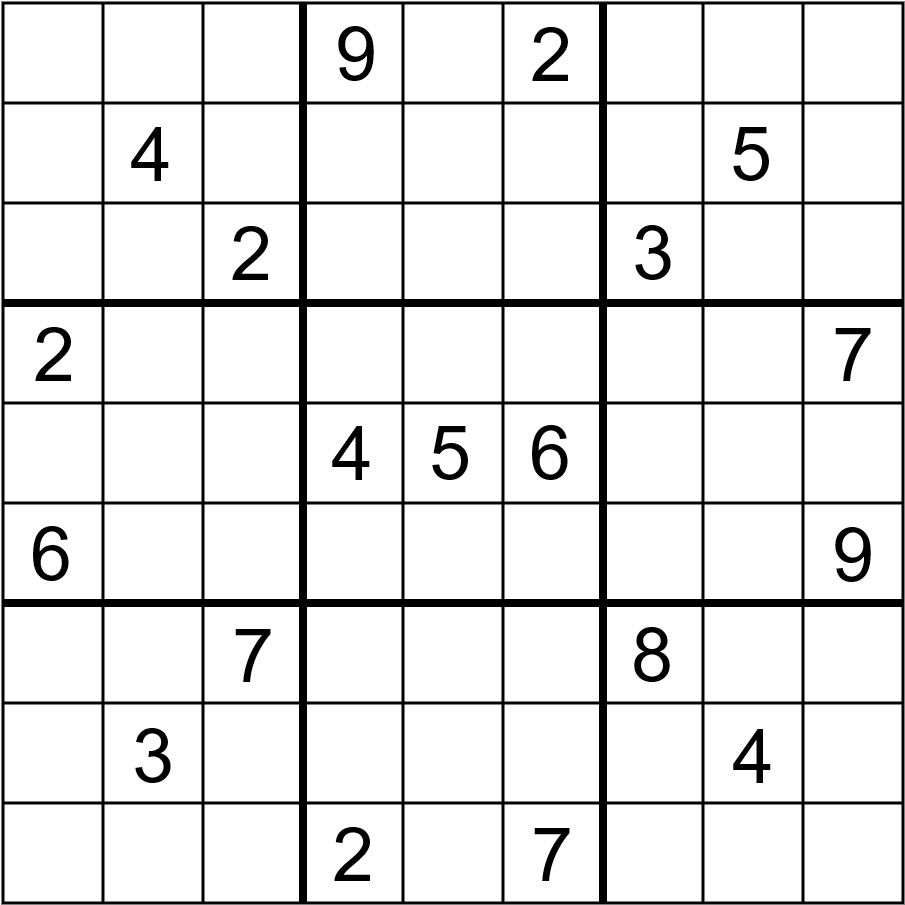
#> input picture images/sudoku.png, 905 x 905 px, found by its file name
$ python chapter_10.py   (older library calls are emulated)
#> lines starting #> are read from the running program, lines starting #| are printed output that depends on the picture
#GRADIENT - kenar algılamada kullanılır
import cv2
import matplotlib.pyplot as plt
import numpy as np

#
img = cv2.imread("sudoku.png",0)
#> img: shape (905, 905); min 0, max 255, mean 228.6

plt.figure(),plt.imshow(img , cmap = "gray"),plt.axis("off"),plt.title("Original image")

#x gradient
sobelx = cv2.Sobel(img , ddepth = cv2.CV_16S , dx = 1 ,dy = 0 , ksize=5)
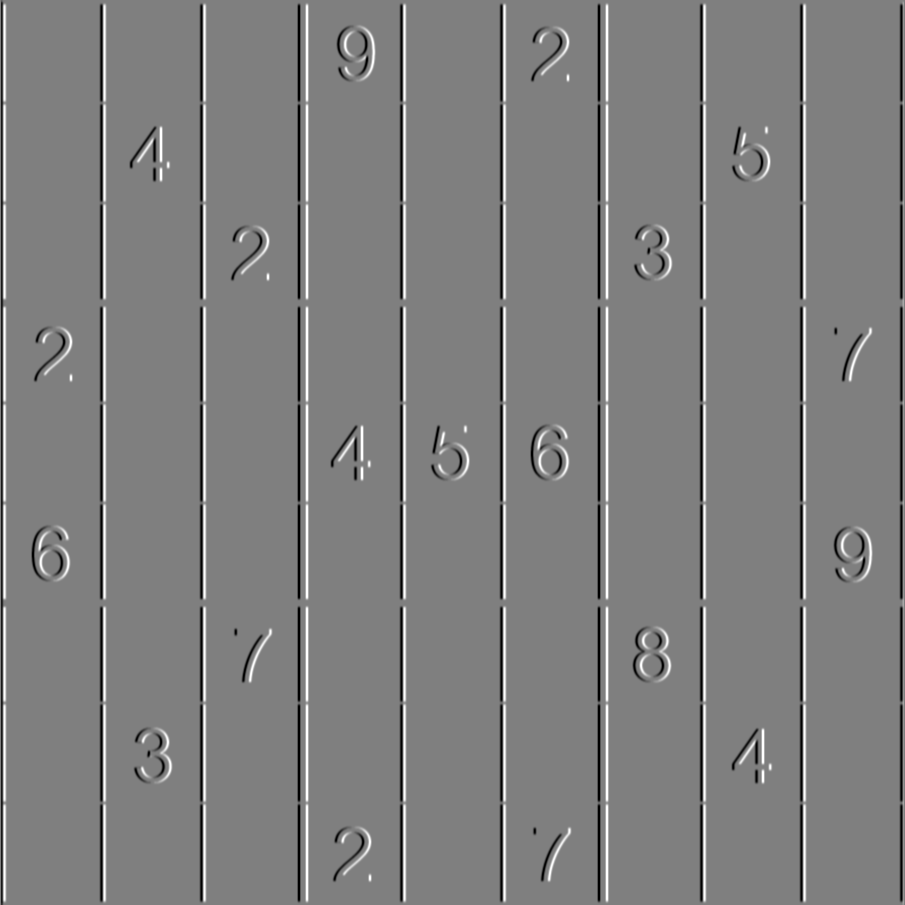
#> sobelx: shape (905, 905) int16; min -12240, max 12240, mean -15.4; drawn with min black and max white
plt.figure(),plt.imshow(sobelx , cmap = "gray"),plt.axis("off"),plt.title("Sobel X axis")


#y gradient
sobely = cv2.Sobel(img , ddepth = cv2.CV_16S , dx = 0 ,dy = 1 , ksize=5)
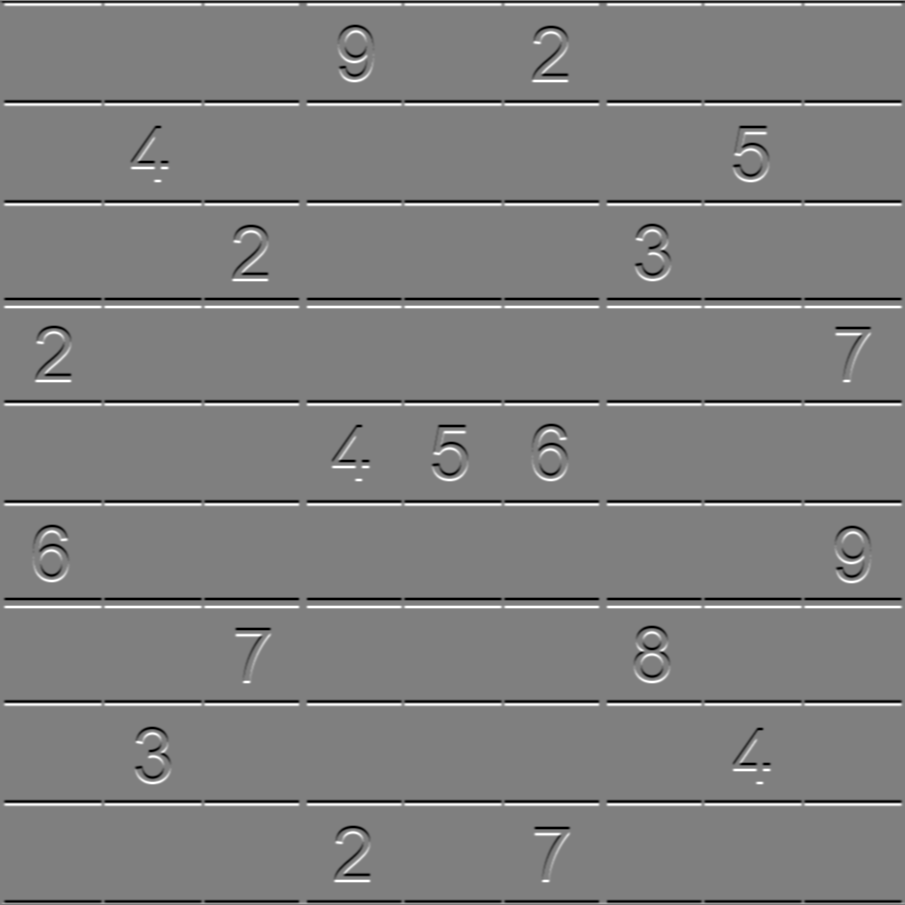
#> sobely: shape (905, 905) int16; min -12240, max 12240, mean -15.4; drawn with min black and max white
plt.figure(),plt.imshow(sobely , cmap = "gray"),plt.axis("off"),plt.title("Sobel Y axis")


#laplacian gradient
laplacian = cv2.Laplacian(img , ddepth = cv2.CV_16S)
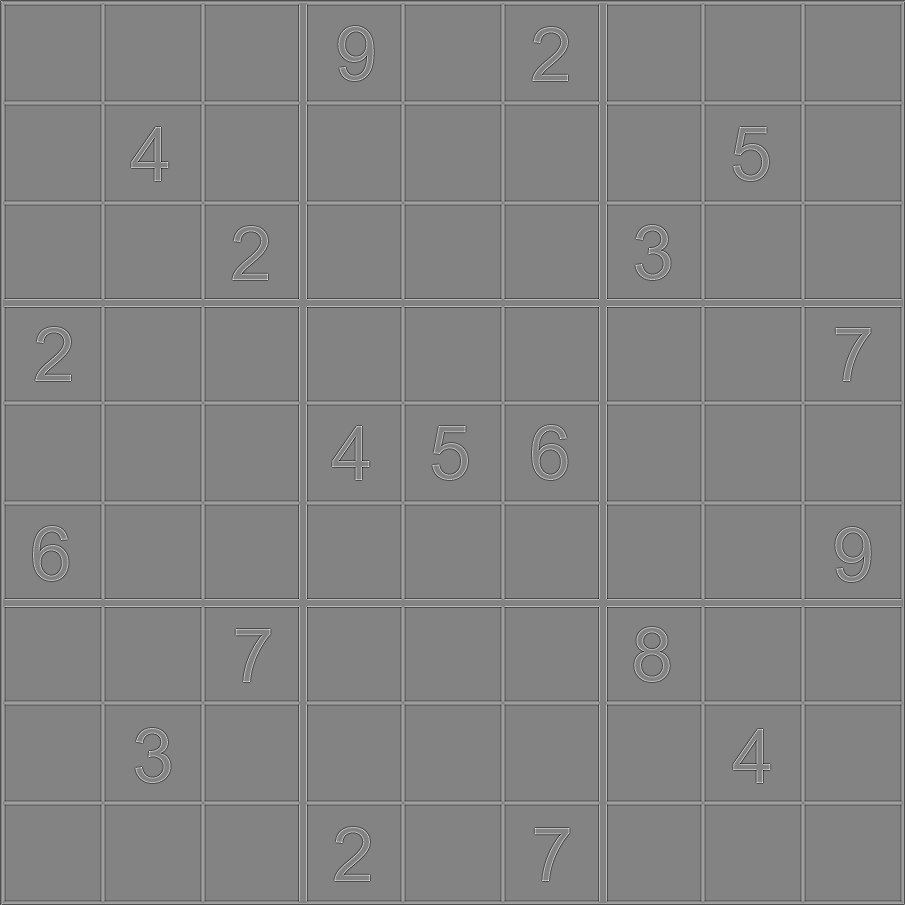
#> laplacian: shape (905, 905) int16; min -601, max 562, mean -0.5; drawn with min black and max white
plt.figure(),plt.imshow(laplacian , cmap = "gray"),plt.axis("off"),plt.title("Laplacian")
plt.show()
